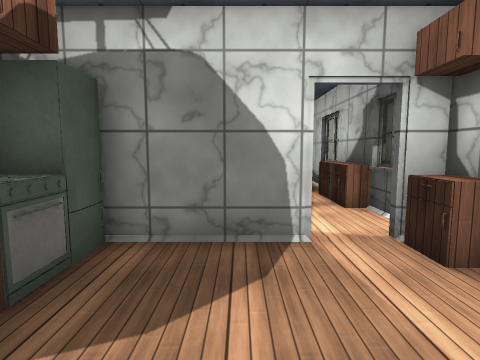
[1] (above)

16 first-person views from a walk through a 3-D level made in the Unity game engine. The camera is 1.5 m above the floor, tilts 6° down and sees 80° across. The floor is counted in squares, 1 m on a side. Each view is taken from the middle of a square. On the plan, view 1 faces up. The plan holds only what a view shows up to about 14 squares ahead; the rest is blank. The place goes on beyond the plan. The player character is not drawn. Some animated figures are not drawn. Door leaves are left out, so doorways stand open. Surface patterns are stand-ins for the level's own textures.

[2]
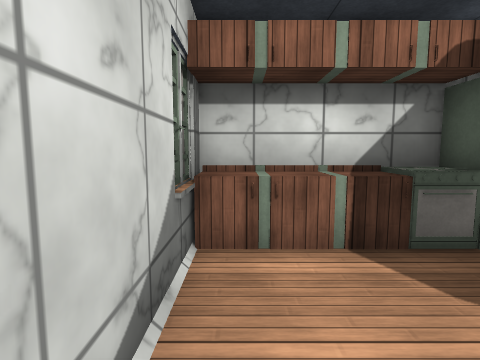

[3]
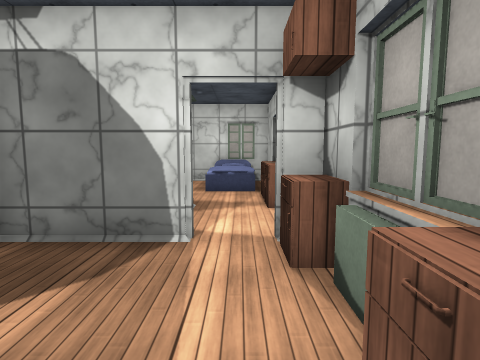

[4]
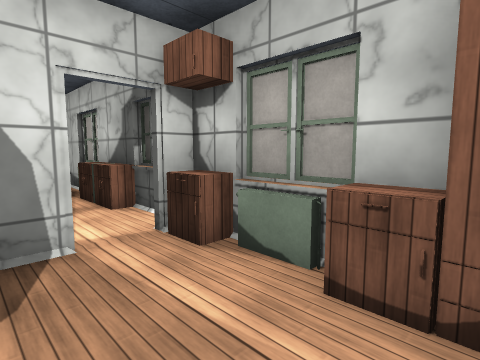

[5]
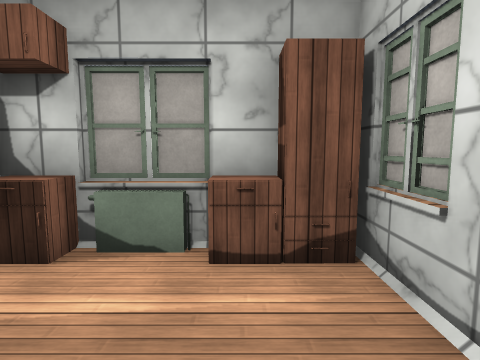

[6]
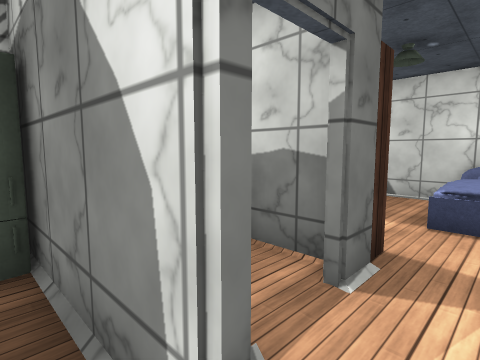

[7]
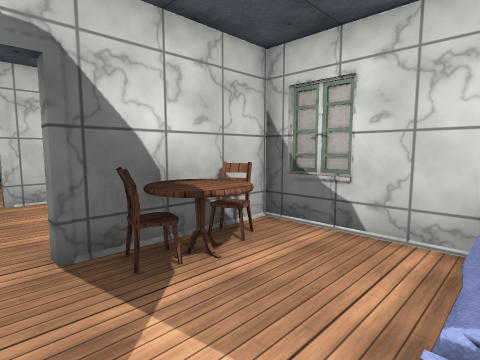

[8]
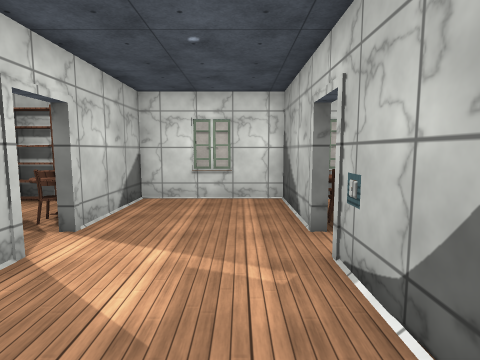

[9]
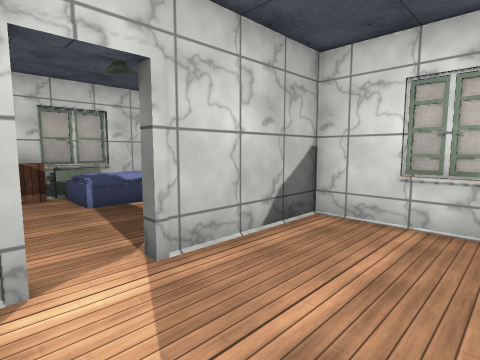

[10]
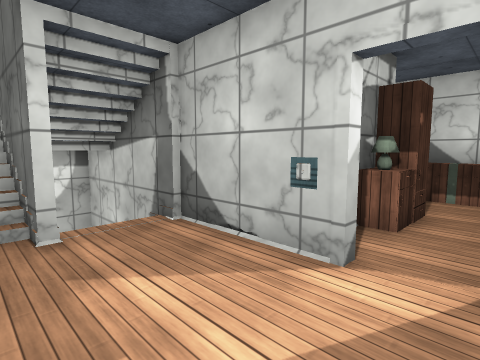

[11]
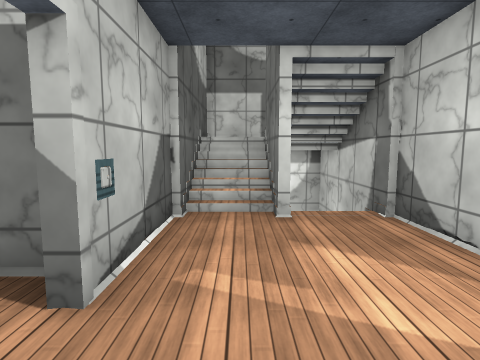

[12]
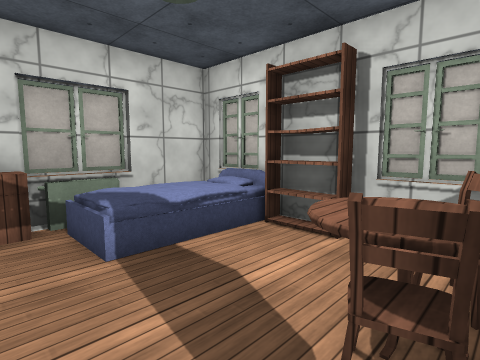

[13]
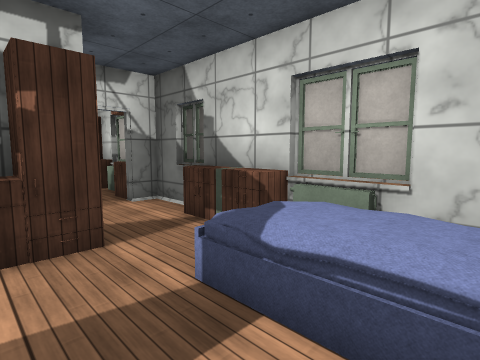

[14]
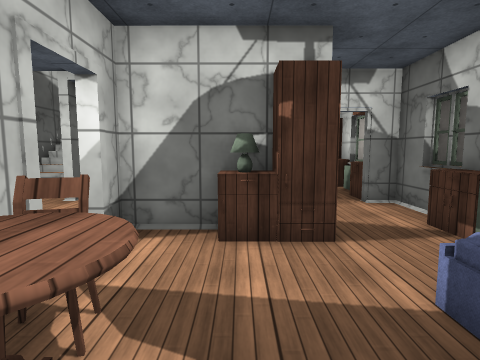

[15]
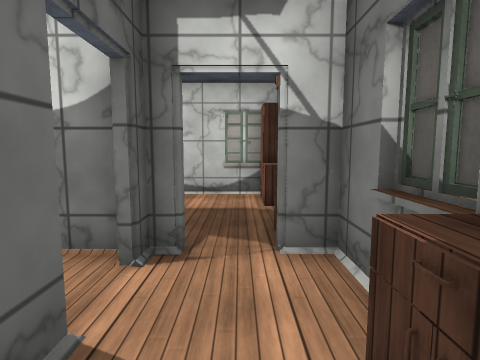

[16]
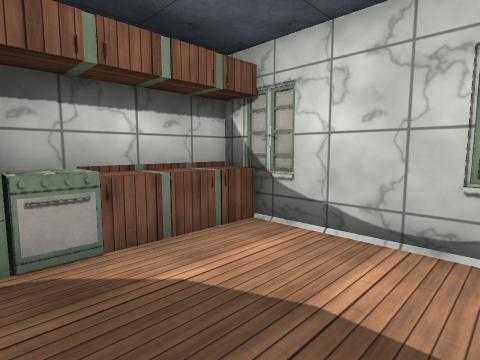

### Floor plan
Key: @ floor where view 1 was taken; # wall or solid block; . floor; / step, stairs or slope; D open door; = window, fence, low wall or low ledge; v drop or lower ground; C cabinet; F fridge; E oven; B bed; R radiator; H chair; T table; S shelf; L lamp; O other object.
Columns run from 16 left of view 1 to 4 right of it. Each row starts with its distance up from view 1.
 14 ####SD###DDD###D####
 13 # BB...H.....H.../ v
 12 #BBB..T#.....#T../ v#
 11 #RBB..HH.....HH../ v#
 10 #CBB...#.....#...BBO
  9 #C.................C
  8 #C.CCL##.....## CC.C
  7 #C.#.  #.....# =.#.##
  6 ##...   .....   ...#
  5 ##.#####.....#####.##
  4  C....FF#/#/#FF....C#
  3  R....EE# #/#EE....##
  2 #R....C # #/#CC....R#
  1 #C....C #   #CC....C#
  0  C....C #   #CC.@..C
 -1  ####D#########D####

Where each view was taken, in squares from view 1:
view 1: 0 up, 0 right, facing up
view 2: 0 up, 2 right, facing left
view 3: 0 up, 2 right, facing up
view 4: 0 up, 0 right, facing up-right
view 5: 1 up, 1 left, facing right
view 6: 4 up, 2 right, facing up-left
view 7: 9 up, 1 right, facing up-left
view 8: 4 up, 5 left, facing up
view 9: 8 up, 5 left, facing up-left
view 10: 10 up, 5 left, facing down-left
view 11: 11 up, 5 left, facing down
view 12: 9 up, 9 left, facing up-left
view 13: 13 up, 11 left, facing down-left
view 14: 13 up, 11 left, facing down
view 15: 9 up, 14 left, facing down
view 16: 4 up, 14 left, facing down-right
